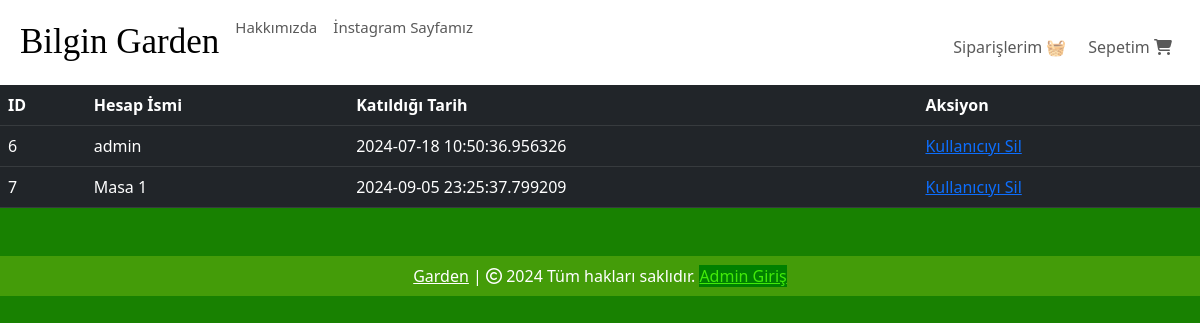
Page /customers (signed in) on the earlier database version.
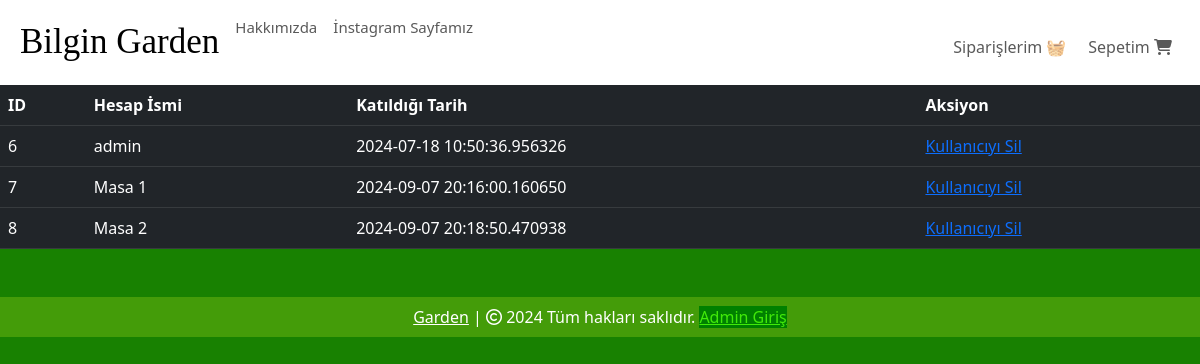
Same page on the later database version.
### website/models.py (models this page shows, shortened)
class Customer(db.Model, UserMixin):
    id = db.Column(db.Integer, primary_key=True)
    email = db.Column(db.String(100), unique=True)
    username = db.Column(db.String(100))
    password_hash = db.Column(db.String(150))
    date_joined = db.Column(db.DateTime(), default=datetime.utcnow)
    MasaNo = db.Column(db.Integer)
    cart_items = db.relationship('Cart', backref=db.backref('customer', lazy=True))
    orders = db.relationship('Order', backref=db.backref('customer', lazy=True))
    @property
    def password(self):
        raise AttributeError('Password is not a readable Attribute')

### website/admin.py (the view)
@admin.route('/customers')
@login_required
def display_customers():
    if current_user.id == 6:
        customers = Customer.query.all()
        return render_template('customers.html', customers=customers)
    return render_template('404.html')

### website/templates/customers.html (shortened to what this page needs)
{% extends 'base.html' %}
{% block body %}
<table class="table table-dark table-hover">
    <thead>
        <tr>
            <th scope="col">ID</th>
            <th scope="col">Hesap İsmi</th>
            <th scope="col">Katıldığı Tarih</th>
            <th scope="col">Aksiyon</th>
        </tr>
    </thead>
    <tbody>
        {% for customer in customers %}
        <tr>
        <td>{{ customer.id }}</td>
        <td>{{ customer.username }}</td>
        <td>{{ customer.date_joined }}</td>
        <td>
            <a href="/remove-user/{{ customer.id }}">Kullanıcıyı Sil</a>
        </td>
        </tr>
        {% endfor %}
    </tbody>
</table>
{% endblock %}

Differences in the rows shown:
changed Customer "Masa 1": date_joined "2024-09-05 23:25:37.799209" → "2024-09-07 20:16:00.160650"
added Customer: id "8", username "Masa 2", date_joined "2024-09-07 20:18:50.470938"
